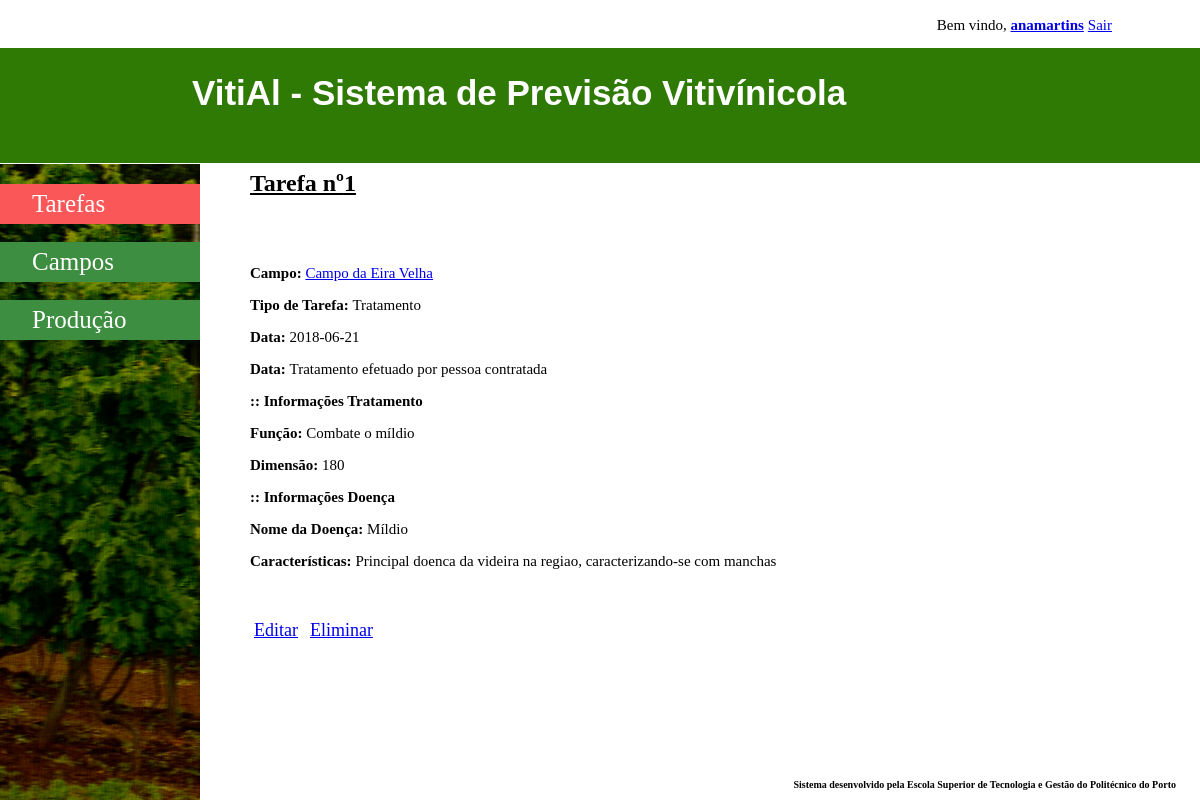
/Application/User/detalhesTarefa.php?tarefaTratamentoCampo=1 (signed in), run on the app's committed database.
### tables this page shows
CREATE TABLE `tratamentocampo` (
  `idtratamentocampo` int(11) NOT NULL,
  `idcampo` int(11) NOT NULL,
  `idquinta` int(11) NOT NULL,
  `idtratamento` int(11) NOT NULL,
  `data` date NOT NULL,
  `descricao` text NOT NULL
);

CREATE TABLE `campo` (
  `id` int(11) NOT NULL,
  `nome` varchar(4000) DEFAULT NULL,
  `localizacao` text NOT NULL,
  `area` float DEFAULT NULL,
  `numero_linhas` int(11) DEFAULT NULL,
  `orientacao` varchar(4000) DEFAULT NULL,
  `quinta_id` int(11) NOT NULL,
  `utilizador_id` int(11) NOT NULL
);

CREATE TABLE `tratamento` (
  `id` int(11) NOT NULL,
  `nome` varchar(4000) DEFAULT NULL,
  `funcao` varchar(4000) DEFAULT NULL,
  `dimensao` float DEFAULT NULL
);

CREATE TABLE `doenca` (
  `id` int(11) NOT NULL,
  `nome` varchar(4000) DEFAULT NULL,
  `caracteristicas` varchar(4000) DEFAULT NULL
);

### Application/Database/MyDataAccessPDOBase.php (called while the page is built, shortened)
<?php
require_once (Conf::getApplicationDatabasePath() . 'MyDataAccessPDOSqlFactory.php');
abstract class MyDataAcessPDOBase {
    private $connection = null;
    private $connectionOptions = array(
        PDO::ATTR_ERRMODE => PDO::ERRMODE_EXCEPTION,
        PDO::MYSQL_ATTR_INIT_COMMAND => "SET NAMES 'UTF8'"
    );
    public function __construct($host, $databaseName, $userName, $password) {
        $dsn = $this->getDSNMySQL($host, $databaseName);
    }
    private function getDSNMySQL(&$host, &$databaseName) {
        $dsn = self::DSN_MYSQL;
        return $dsn;
    }
    protected function getConnection() {
        return $this->connection;
    }
    protected function setConnection(PDO $connection) {
        $this->connection = $connection;
    }
    private function getConnectionOptions() {
        return $this->connectionOptions;
    }
    protected function prepareStatement(&$sql, Array &$dataParameters = null) {
        $q = $this->getConnection()->prepare($sql);
        $q->execute($dataParameters);
        return $q;
    }
}

### Application/Database/MyDataAccessPDOSqlFactory.php (called while the page is built, shortened)
<?php
class MyDataAccessPDOSqlFactory {
    public static function buildPDOPlaceHolderKey($key){
        return self::PDO_PLACEHOLDER_PRECHAR . $key;
    }
    protected static function buildSQLClauseWhere(Array &$where = null){
        $whereClause = self::STRING_EMPTY_VALUE;
        if ($where != null) {
            foreach (array_keys($where) as $key) {
                $whereClause =  $whereClause .
                                ($whereClause == self::STRING_EMPTY_VALUE ? self::STRING_EMPTY_VALUE : ' AND ') .
                                $key . ' = ' . self::buildPDOPlaceHolderKey($key);
            }
            $whereClause = ' WHERE ' . $whereClause;
        }
        return $whereClause;
    }
    protected static function buildSQLClauseOrderBy(Array &$order = null){
        $orderClause = self::STRING_EMPTY_VALUE;
        return $orderClause;
    }
    protected static function buildSQLSelect(&$table, Array &$where = null, Array &$order = null) {
        $sql = self::SQL_SELECT_STATEMENT_BASE;
        $whereClause = self::buildSQLClauseWhere($where);
        $orderClause = self::buildSQLClauseOrderBy($order);
        self::replaceStringTag(self::SQL_TABLE_NAME_TAG, $sql, $table);
        self::replaceStringTag(self::SQL_WHERE_CLAUSE_TAG, $sql, $whereClause);
        self::replaceStringTag(self::SQL_ORDERBY_CLAUSE_TAG, $sql, $orderClause);
        return $sql;
    }
    public static function buildSQL($op, &$table, Array &$data = null, Array &$dataOptional = null){
        $sql = self::STRING_EMPTY_VALUE;
        switch ($op) {
            case MyDataAccessPDO::SELECT_OPERATION:
                $sql = self::buildSQLSelect($table, $data, $dataOptional);
                break;
        }
        return $sql;
    }
}

### Application/Database/MyDataAccessPDO.php (called while the page is built, shortened)
<?php
require_once (Conf::getApplicationDatabasePath() . 'MyDataAccessPDOBase.php');
require_once (Conf::getApplicationDatabasePath() . 'MyDataAccessPDOSqlFactory.php');
class MyDataAccessPDO extends MyDataAcessPDOBase {
    protected function getRecords($table, Array $where = null,
            Array $order = null) {
        try {
            $sql = MyDataAccessPDOSQLFactory::buildSQL(self::SELECT_OPERATION,
                    $table, $where, $order);
            $q = $this->prepareStatement($sql, $where);
        } catch (PDOException $e) {
            throw $e;
        } catch (Exception $e) {
            throw $e;
        }
        $q->setFetchMode(PDO::FETCH_BOTH);
        return $q->fetchAll();
    }
}

### Application/Manager/TratamentoCampoManager.php (called while the page is built, shortened)
<?php
require_once (Conf::getApplicationDatabasePath() . 'MyDataAccessPDO.php');
class TratamentoCampoManager extends MyDataAccessPDO {
    public function getTratamentoCampoByIdTratamentoCampo($id) {
        try {
            return $this->getRecords(self::SQL_TABLE_NAME, array('idtratamentocampo' => $id));
        } catch (Exception $e) {
            throw $e;
        }
    }
}

### Application/Manager/CampoManager.php (called while the page is built, shortened)
<?php
require_once (Conf::getApplicationDatabasePath() . 'MyDataAccessPDO.php');
class CampoManager extends MyDataAccessPDO {
    public function getCampoById($id) {
        try {
            return $this->getRecords(self::SQL_TABLE_NAME, array('id' => $id));
        } catch (Exception $e) {
            throw $e;
        }
    }
}

### Application/Manager/TratamentoManager.php (called while the page is built, shortened)
<?php
require_once (Conf::getApplicationDatabasePath() . 'MyDataAccessPDO.php');
class TratamentoManager extends MyDataAccessPDO {
    public function getTratamentoById($id) {
        try {
            return $this->getRecords(self::SQL_TABLE_NAME, array('id' => $id));
        } catch (Exception $ex) {
            throw $ex;
        }
    }
}

### Application/Manager/TratamentoDoencaManager.php (called while the page is built, shortened)
<?php
require_once (Conf::getApplicationDatabasePath() . 'MyDataAccessPDO.php');
class TratamentoDoencaManager extends MyDataAccessPDO {
    public function getTratamentoDoencaByTratamentoId($id) {
        try {
            return $this->getRecords(self::SQL_TABLE_NAME, array('idtratamento' => $id));
        } catch (Exception $e) {
            throw $e;
        }
    }
}

### Application/Manager/DoencaManager.php (called while the page is built, shortened)
<?php
require_once (Conf::getApplicationDatabasePath() . 'MyDataAccessPDO.php');
class DoencaManager extends MyDataAccessPDO {
    public function getDoencaById($id) {
        try {
            return $this->getRecords(self::SQL_TABLE_NAME, array('id' => $id));
        } catch (Exception $e) {
            throw $e;
        }
    }
}

### Application/User/detalhesTarefa.php (the view, shortened to what this page needs)
<?php
require_once (Conf::getApplicationDatabasePath() . 'MyDataAccessPDO.php');
require_once (Conf::getApplicationManagerPath() . 'CampoManager.php');
require_once (Conf::getApplicationManagerPath() . 'TratamentoManager.php');
require_once (Conf::getApplicationManagerPath() . 'TratamentoCampoManager.php');
require_once (Conf::getApplicationManagerPath() . 'TratamentoDoencaManager.php');
require_once (Conf::getApplicationManagerPath() . 'DoencaManager.php');
?>
<!DOCTYPE html>
<html>
    <head>
        <link rel="stylesheet" type="text/css" href="../CSS/styleDetalhesTarefaUser.css">
    </head>
    <body>
        <ul class="menutopo">
            <li>Bem vindo, <a href="areaUser.php"><strong><?php echo $_SESSION['login'] ?></strong></a></li>
            <li><a href="../../logout.php">Sair</a></li>
        </ul>
        <h1><a href="homePageUser.php">VitiAl - Sistema de Previsão Vitivínicola</a></h1>
        <div class="menu-items">
            <a href="homePageUser.php" class="active">Tarefas</a>
            <br/>
            <a href="campos.php">Campos</a>
            <br/>
            <a href="producao.php">Produção</a>
        </div>
        <?php
        $tarefaPodaCampo = filter_input(INPUT_GET, 'tarefaPodaCampo');
        $tarefaRegaCampo = filter_input(INPUT_GET, 'tarefaRegaCampo');
        $tarefaAduboCampo = filter_input(INPUT_GET, 'tarefaAduboCampo');
        $tarefaTratamento = filter_input(INPUT_GET, 'tarefaTratamentoCampo');
        $tarefaVindima = filter_input(INPUT_GET, 'tarefaVindimaCampo');
        $campoManager = new CampoManager();
        if ($tarefaAduboCampo) {
            ?>
            <h2><u>Tarefa nº<?php echo $tarefaAduboCampo ?></u></h2>
            <?php
            $aduboCampoManager = new AduboCampoManager();
            $detalhes = $aduboCampoManager->getAduboCampoByIdAduboCampo($tarefaAduboCampo);
            $campo = $campoManager->getCampoById($detalhes[0]['idcampo']);
            $adubo = new AduboManager();
            ?>
            <div class="conteudoDetalhes">
                <?php foreach ($detalhes as $d) { ?>
                    <p><span><strong>Campo: </strong></span><a href="detalhesCampos.php?campoid=<?php echo $d['idcampo']; ?>"><?php echo $campo[0]['nome']; ?></a></p>
                    <p><span><strong>Tipo de Tarefa: </strong></span>Adubação</p>
                    <p><span><strong>Data: </strong></span><?php echo $d['data']; ?></p>
                    <p><span><strong>Descrição: </strong></span><?php echo $d['descricao']; ?></p>
                    <p><strong>:: Informações Adubo</strong></p>
                    <?php
                    $infoAdubo = $adubo->getAdduboById($d['idadubo']);
                    foreach ($infoAdubo as $i) {
                        ?>
                        <p><span><strong>Nome:</strong></span><span><?php echo $i['nome']; ?></span></p>
                        <p><span><strong>Composição:</strong></span><span><?php echo $i['composicao']; ?></span></p>
                        <p><span><strong>Peso:</strong></span><span><?php echo $i['peso']; ?></span></p>
                        <?php
                    }
                }
                ?>
                <div class="opcoes">
                    <span><a href="editarTarefa.php?tarefaadubo=<?php echo $tarefaAduboCampo ?>">Editar</a></span>
                    <span><a href="Validations/validarEliminarTarefa.php?tarefaadubo=<?php echo $tarefaAduboCampo ?>">Eliminar</a></span>
                </div>
            </div>
        <?php } elseif ($tarefaTratamento) { ?>
            <h2><u>Tarefa nº<?php echo $tarefaTratamento ?></u></h2>
            <?php
            $tratamentocampoManager = new TratamentoCampoManager();
            $detalhes = $tratamentocampoManager->getTratamentoCampoByIdTratamentoCampo($tarefaTratamento);
            $campo = $campoManager->getCampoById($detalhes[0]['idcampo']);
            $tratamentoDoencaManager = new TratamentoDoencaManager();
            $tratamentoManager = new TratamentoManager();
            ?>
            <div class="conteudoDetalhes">
                <?php foreach ($detalhes as $d) { ?>
                    <p><span><strong>Campo: </strong></span><a href="detalhesCampos.php?campoid=<?php echo $d['idcampo']; ?>"><?php echo $campo[0]['nome']; ?></a></p>
                    <p><span><strong>Tipo de Tarefa: </strong></span>Tratamento</p>
                    <p><span><strong>Data: </strong></span><?php echo $d['data']; ?></p>
                    <p><span><strong>Data: </strong></span><?php echo $d['descricao']; ?></p>
                    <p><strong>:: Informações Tratamento</strong></p>
                    <?php
                    $infoTratamento = $tratamentoManager->getTratamentoById($d['idtratamento']);
                    foreach ($infoTratamento as $it) {
                        ?>
                        <p><span><strong>Função: </strong></span><?php echo $it['funcao']; ?></p>
                        <p><span><strong>Dimensão: </strong></span><?php echo $it['dimensao']; ?></p>
                        <?php
                    }
                    $infoTratamentoDoenca = $tratamentoDoencaManager->getTratamentoDoencaByTratamentoId($d['idtratamento']);
                    if ($infoTratamentoDoenca) {
                        ?>
                        <p><strong>:: Informações Doença</strong></p>
                        <?php
                        $doenca = new DoencaManager();
                        foreach ($infoTratamentoDoenca as $itd) {
                            $doencaDetalhes = $doenca->getDoencaById($itd['iddoenca']);
                            foreach ($doencaDetalhes as $i) {
                                ?>
                                <p><span><strong>Nome da Doença: </strong></span><span><?php echo $i['nome']; ?></span></p>
                                <p><span><strong>Características: </strong></span><span><?php echo $i['caracteristicas']; ?></span></p>
                                <?php
                            }
                        }
                    }
                }
                ?>
                <div class="opcoes">
                    <span><a href="editarTarefa.php?tarefatrata=<?php echo $tarefaTratamento ?>">Editar</a></span>
                    <span><a href="Validations/validarEliminarTarefa.php?tarefatrata=<?php echo $tarefaTratamento ?>">Eliminar</a></span>
                </div>
            </div>
        <?php }
        ?>
        <div class="footer">
            <p>Sistema desenvolvido pela Escola Superior de Tecnologia e Gestão do Politécnico do Porto</p>
        </div>
    </body>
</html>

### Application/CSS/styleDetalhesTarefaUser.css (style rules this page uses)
h1 a { width: 100%; font-family: "Lucida Sans Unicode", "Lucida Grande", sans-serif; background-color:#2F7905; height: 10%; position: fixed; top: 6%; left: 0; padding: 10px; color:white; font-size: 35px; padding-top: 25px; padding-left: 16%; text-decoration: none; }
.footer { position: fixed; left: 0; bottom: 0; width: 98%; text-align: right; }
.footer p { font-size: 10px; font-weight: bold; }
.menu-items { height: 100%; width: 200px; position: fixed; z-index: 1; top: 20.5%; left: 0; background-color: #243410; background: #243410 url(../Images/Beira,_vinho_verde_copia.jpg); overflow-x: hidden; padding-top: 20px; }
.menu-items a { padding: 6px 6px 6px 32px; text-decoration: none; font-size: 25px; color: white; display: block; background: #3e8e41; }
h2 { left: 250px; top: 150px; position: fixed; }
.conteudoDetalhes { left: 250px; top: 250px; position: fixed; }
.conteudoDetalhes p { font-size: 15px; }
.opcoes { margin-top: 50px; }
.opcoes span a { font-size: 18px; padding: 4px; }
.menu-items a.active { background: #FA5858; }
.menutopo { list-style-type: none; overflow: hidden; text-align: right; margin-right: 80px; }
.menutopo li { display:inline; font-size: 15px; }

### data on the page
tratamentocampo: data "2018-06-21", descricao "Tratamento efetuado por pessoa contratada"
campo: nome "Campo da Eira Velha"
tratamento: funcao "Combate o míldio", dimensao "180"
doenca: nome "Míldio", caracteristicas "Principal doenca da videira na regiao, caracterizando-se com manchas"

### other printed values
$_SESSION['login'] "anamartins"
$tarefaTratamento "1"
